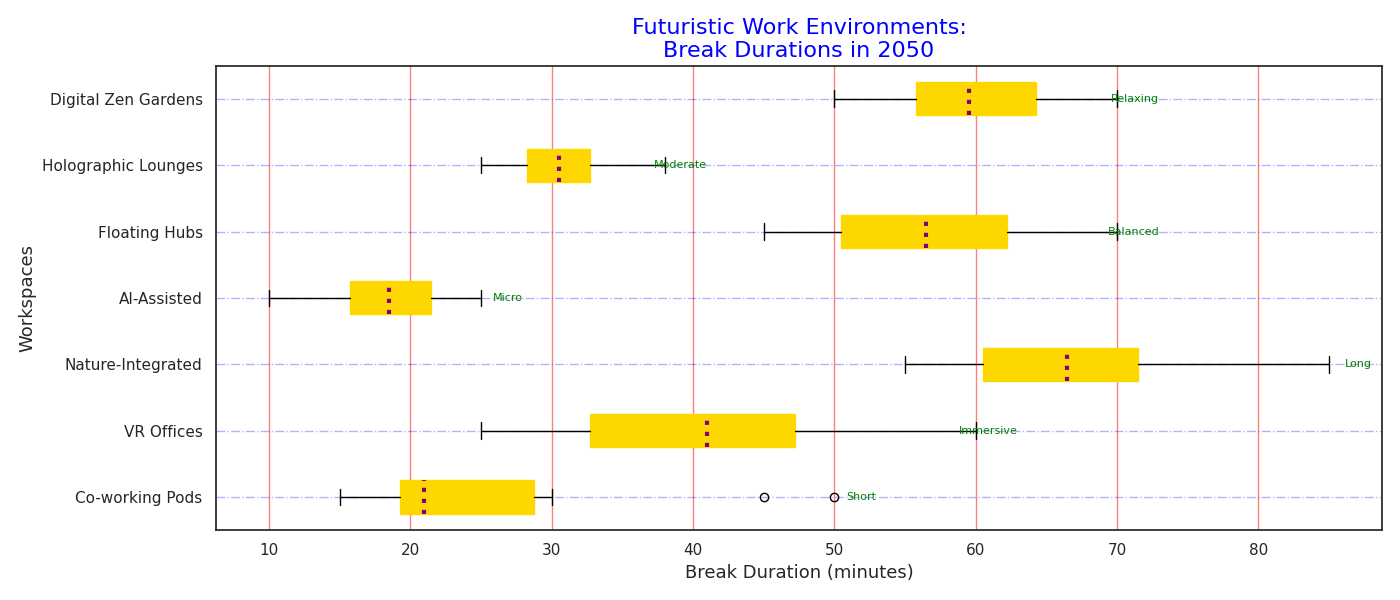

Source code (Python):
import matplotlib.pyplot as plt

workspaces = ['Co-working Pods', 'VR Offices', 'Nature-Integrated', 'AI-Assisted', 'Floating Hubs', 'Holographic Lounges', 'Digital Zen Gardens']
break_durations = [
    [15, 20, 22, 19, 30, 45, 50, 20, 18, 25],  # Co-working Pods
    [30, 25, 32, 35, 40, 60, 55, 45, 42, 48],  # VR Offices
    [60, 55, 58, 62, 65, 80, 85, 70, 68, 72],  # Nature-Integrated
    [10, 12, 15, 18, 20, 22, 25, 18, 19, 23],  # AI-Assisted
    [45, 50, 52, 48, 55, 65, 70, 58, 60, 63],  # Floating Hubs
    [25, 28, 30, 32, 29, 35, 38, 27, 31, 33],  # Holographic Lounges
    [50, 55, 58, 53, 60, 65, 70, 59, 62, 68],  # Digital Zen Gardens
]

fig, ax = plt.subplots(figsize=(14, 6))
boxprops = dict(facecolor="#FFD700", color="#FFD700", linewidth=1)
medianprops = dict(linestyle=':', linewidth=3, color='purple')
ax.boxplot(break_durations, vert=False, patch_artist=True, labels=workspaces, notch=False, boxprops=boxprops, medianprops=medianprops)

ax.xaxis.grid(True, linestyle='-', which='major', color='red', alpha=0.5)
ax.yaxis.grid(True, linestyle='-.', which='major', color='blue', alpha=0.3)

plt.title('Futuristic Work Environments:\nBreak Durations in 2050', fontsize=16, fontweight='normal', color='blue')
plt.xlabel('Break Duration (minutes)', fontsize=13, fontweight='normal')
plt.ylabel('Workspaces', fontsize=13, fontweight='normal')

annotations = ["Short", "Immersive", "Long", "Micro", "Balanced", "Moderate", "Relaxing"]
for i, annotation in enumerate(annotations):
    ax.text(max(break_durations[i]) + 3, i + 1, annotation, ha='right', va='center', fontsize=8, color='green')

plt.tight_layout()
plt.show()
